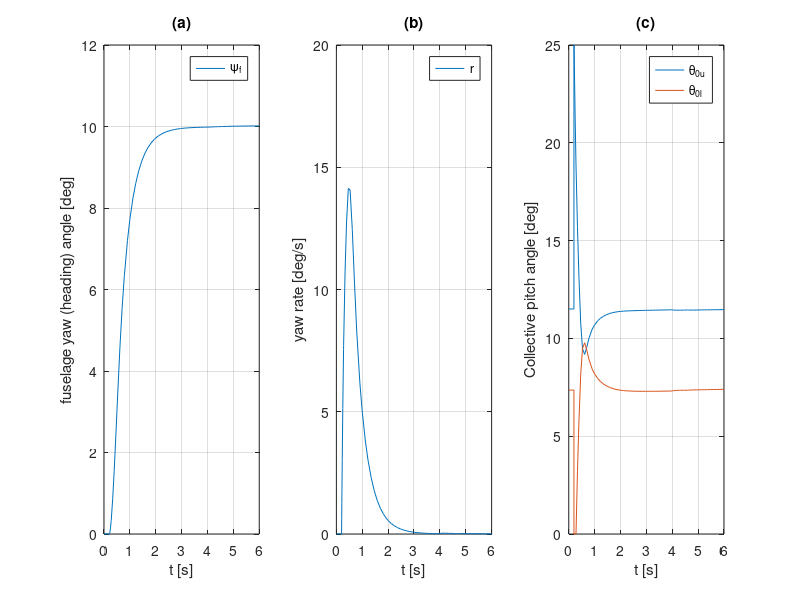
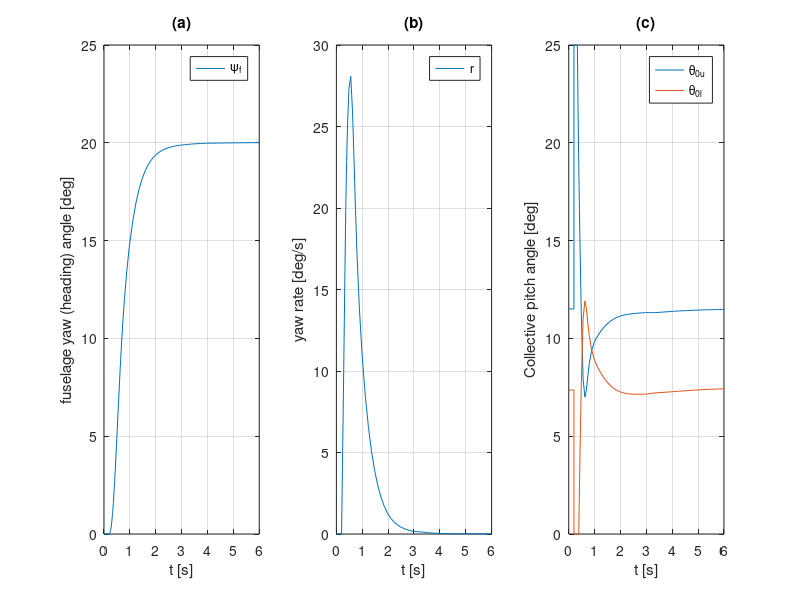
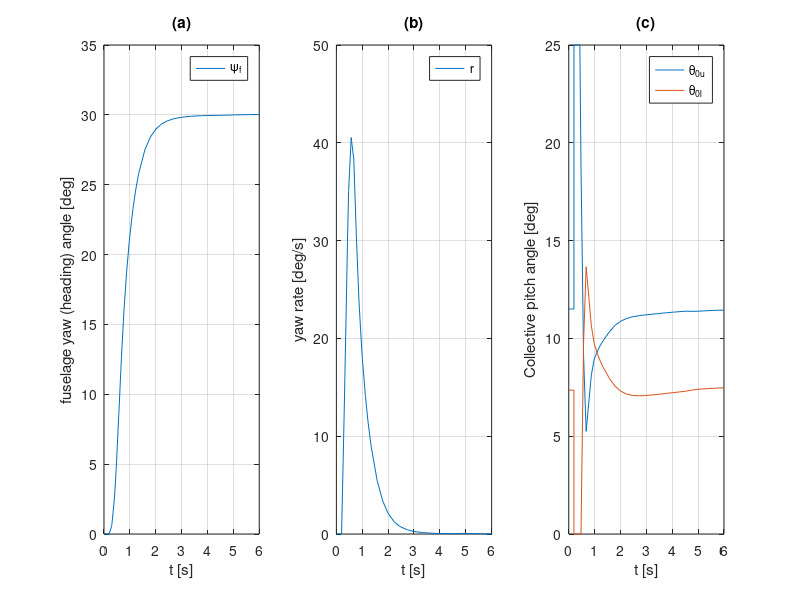
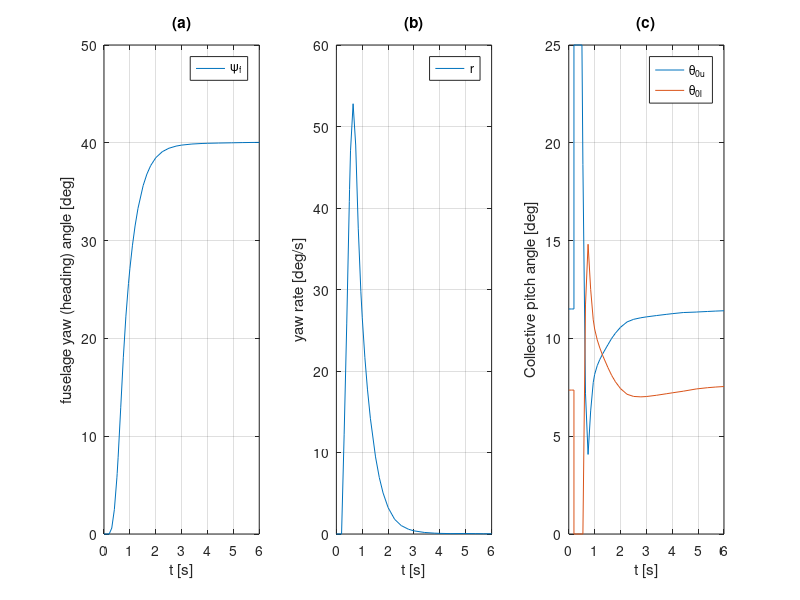

The MATLAB source for these figures, in order:
% M-file for outputting the yaw quickness of the coaxial helicopter 

% Made by John Campfens (1296434)
% Delft University of Technology, February 2008

close all
clear all
clc

% Loading quickness data (distrubution of Kupp=0.5 and Klow=-0.5)
load yawquickness10deg
load yawquickness20deg
load yawquickness30deg
load yawquickness40deg
load yawquickness50deg
load yawquickness60deg

% Loading quickness data (distrubution of Kupp=2.0 and Klow=-2.0) = sit. a
load yawquickness10dega
load yawquickness20dega
load yawquickness30dega
load yawquickness40dega
load yawquickness50dega
load yawquickness60dega

% Loading trim conditions
load coax_trimstates

% Defining intitial speed
Vin=20;

% Combining intial speed to tabulated data
N=Vin+1;

in_states=states(N,:)';
in_controls=controls(N,:)';

% Determining maximum yaw attitude and position of maximum
[ymax10,posmax10]=max(x10(:,7));
[ymax20,posmax20]=max(x20(:,7));
[ymax30,posmax30]=max(x30(:,7));
[ymax40,posmax40]=max(x40(:,7));
[ymax50,posmax50]=max(x50(:,7));
[ymax60,posmax60]=max(x60(:,7));

% Determining maximum yaw attitude and position of maximum (sit. a)
[ymax10a,posmax10a]=max(x10a(:,7));
[ymax20a,posmax20a]=max(x20a(:,7));
[ymax30a,posmax30a]=max(x30a(:,7));
[ymax40a,posmax40a]=max(x40a(:,7));
[ymax50a,posmax50a]=max(x50a(:,7));
[ymax60a,posmax60a]=max(x60a(:,7));

% Determining quicknesses
Q10=(max(x10(:,6))*180/pi)/(ymax10*180/pi)
Q20=(max(x20(:,6))*180/pi)/(ymax20*180/pi)
Q30=(max(x30(:,6))*180/pi)/(ymax30*180/pi)
Q40=(max(x40(:,6))*180/pi)/(ymax40*180/pi)
Q50=(max(x50(:,6))*180/pi)/(ymax50*180/pi)
Q60=(max(x60(:,6))*180/pi)/(ymax60*180/pi)

% Determining quicknesses (sit. a)
Q10a=(max(x10a(:,6))*180/pi)/(ymax10a*180/pi);
Q20a=(max(x20a(:,6))*180/pi)/(ymax20a*180/pi);
Q30a=(max(x30a(:,6))*180/pi)/(ymax30a*180/pi);
Q40a=(max(x40a(:,6))*180/pi)/(ymax40a*180/pi);
Q50a=(max(x50a(:,6))*180/pi)/(ymax50a*180/pi);
Q60a=(max(x60a(:,6))*180/pi)/(ymax60a*180/pi);

% Determining minimal yaw attitude
ymin10=(min(x10(posmax10:end,7)))*180/pi;
ymin20=(min(x20(posmax20:end,7)))*180/pi;
ymin30=(min(x30(posmax30:end,7)))*180/pi;
ymin40=(min(x40(posmax40:end,7)))*180/pi;
ymin50=(min(x50(posmax50:end,7)))*180/pi;
ymin60=(min(x60(posmax60:end,7)))*180/pi;

% Determining minimal yaw attitude (sit. a)
ymin10a=(min(x10a(posmax10a:end,7)))*180/pi;
ymin20a=(min(x20a(posmax20a:end,7)))*180/pi;
ymin30a=(min(x30a(posmax30a:end,7)))*180/pi;
ymin40a=(min(x40a(posmax40a:end,7)))*180/pi;
ymin50a=(min(x50a(posmax50a:end,7)))*180/pi;
ymin60a=(min(x60a(posmax60a:end,7)))*180/pi;


figure(1)
subplot(1,3,1)
plot(t10a,x10a(:,7)*180/pi)
legend('\psi_f')
xlabel('t [s]')
ylabel('fuselage yaw (heading) angle [deg]')
grid on
xlim([0 6])
title('(a)')
subplot(1,3,2)
plot(t10a,x10a(:,6)*180/pi)
legend('r')
xlabel('t [s]')
ylabel('yaw rate [deg/s]')
grid on
xlim([0 6])
title('(b)')
subplot(1,3,3)
plot(t10a,y10a(:,1)*180/pi,t10a,y10a(:,2)*180/pi)
legend('\theta_0_u','\theta_0_l')
xlabel('t [s]')
ylabel('Collective pitch angle [deg]')
grid on
xlim([0 6])
title('(c)')

figure(2)
subplot(1,3,1)
plot(t20a,x20a(:,7)*180/pi)
legend('\psi_f')
xlabel('t [s]')
ylabel('fuselage yaw (heading) angle [deg]')
grid on
xlim([0 6])
title('(a)')
subplot(1,3,2)
plot(t20a,x20a(:,6)*180/pi)
legend('r')
xlabel('t [s]')
ylabel('yaw rate [deg/s]')
grid on
xlim([0 6])
title('(b)')
subplot(1,3,3)
plot(t20a,y20a(:,1)*180/pi,t20a,y20a(:,2)*180/pi)
legend('\theta_0_u','\theta_0_l')
xlabel('t [s]')
ylabel('Collective pitch angle [deg]')
grid on
xlim([0 6])
title('(c)')

figure(3)
subplot(1,3,1)
plot(t30a,x30a(:,7)*180/pi)
legend('\psi_f')
xlabel('t [s]')
ylabel('fuselage yaw (heading) angle [deg]')
grid on
xlim([0 6])
title('(a)')
subplot(1,3,2)
plot(t30a,x30a(:,6)*180/pi)
legend('r')
xlabel('t [s]')
ylabel('yaw rate [deg/s]')
grid on
xlim([0 6])
title('(b)')
subplot(1,3,3)
plot(t30a,y30a(:,1)*180/pi,t30a,y30a(:,2)*180/pi)
legend('\theta_0_u','\theta_0_l')
xlabel('t [s]')
ylabel('Collective pitch angle [deg]')
grid on
xlim([0 6])
title('(c)')

figure(4)
subplot(1,3,1)
plot(t40a,x40a(:,7)*180/pi)
legend('\psi_f')
xlabel('t [s]')
ylabel('fuselage yaw (heading) angle [deg]')
grid on
xlim([0 6])
title('(a)')
subplot(1,3,2)
plot(t40a,x40a(:,6)*180/pi)
legend('r')
xlabel('t [s]')
ylabel('yaw rate [deg/s]')
grid on
xlim([0 6])
title('(b)')
subplot(1,3,3)
plot(t40a,y40a(:,1)*180/pi,t40a,y40a(:,2)*180/pi)
legend('\theta_0_u','\theta_0_l')
xlabel('t [s]')
ylabel('Collective pitch angle [deg]')
grid on
xlim([0 6])
title('(c)')

figure(5)
subplot(1,3,1)
plot(t50a,x50a(:,7)*180/pi)
legend('\psi_f')
xlabel('t [s]')
ylabel('fuselage yaw (heading) angle [deg]')
grid on
xlim([0 6])
title('(a)')
subplot(1,3,2)
plot(t50a,x50a(:,6)*180/pi)
legend('r')
xlabel('t [s]')
ylabel('yaw rate [deg/s]')
grid on
xlim([0 6])
title('(b)')
subplot(1,3,3)
plot(t50a,y50a(:,1)*180/pi,t50a,y50a(:,2)*180/pi)
legend('\theta_0_u','\theta_0_l')
xlabel('t [s]')
ylabel('Collective pitch angle [deg]')
grid on
xlim([0 6])
title('(c)')

figure(6)
subplot(1,3,1)
plot(t60a,x60a(:,7)*180/pi)
legend('\psi_f')
xlabel('t [s]')
ylabel('fuselage yaw (heading) angle [deg]')
grid on
xlim([0 6])
title('(a)')
subplot(1,3,2)
plot(t60a,x60a(:,6)*180/pi)
legend('r')
xlabel('t [s]')
ylabel('yaw rate [deg/s]')
grid on
xlim([0 6])
title('(b)')
subplot(1,3,3)
plot(t60a,y60a(:,1)*180/pi,t60a,y60a(:,2)*180/pi)
legend('\theta_0_u','\theta_0_l')
xlabel('t [s]')
ylabel('Collective pitch angle [deg]')
grid on
xlim([0 6])
title('(c)')

figure(7)
plot(ymin10,Q10,'*',ymin20,Q20,'*',ymin30,Q30,'*',ymin40,Q40,'*',ymin50,Q50,'*',ymin60,Q60,'*')
axis([0 60 0 2.5])
legend('\psi_c_h_a_n_g_e = 10 deg','\psi_c_h_a_n_g_e = 20 deg','\psi_c_h_a_n_g_e = 30 deg','\psi_c_h_a_n_g_e = 40 deg','\psi_c_h_a_n_g_e = 50 deg','\psi_c_h_a_n_g_e = 60 deg')
xlabel('Minimum attitude change \Delta\psi_m_i_n [deg]')
ylabel('yaw attitude quickness [1/s]')
grid on

figure(8)
plot(ymin10a,Q10a,'*',ymin20a,Q20a,'*',ymin30a,Q30a,'*',ymin40a,Q40a,'*',ymin50a,Q50a,'*',ymin60a,Q60a,'*')
axis([0 61 0 2.5])
legend('\psi_c_h_a_n_g_e = 10 deg','\psi_c_h_a_n_g_e = 20 deg','\psi_c_h_a_n_g_e = 30 deg','\psi_c_h_a_n_g_e = 40 deg','\psi_c_h_a_n_g_e = 50 deg','\psi_c_h_a_n_g_e = 60 deg')
xlabel('Minimum attitude change \Delta\psi_m_i_n [deg]')
ylabel('yaw attitude quickness [1/s]')
grid on
